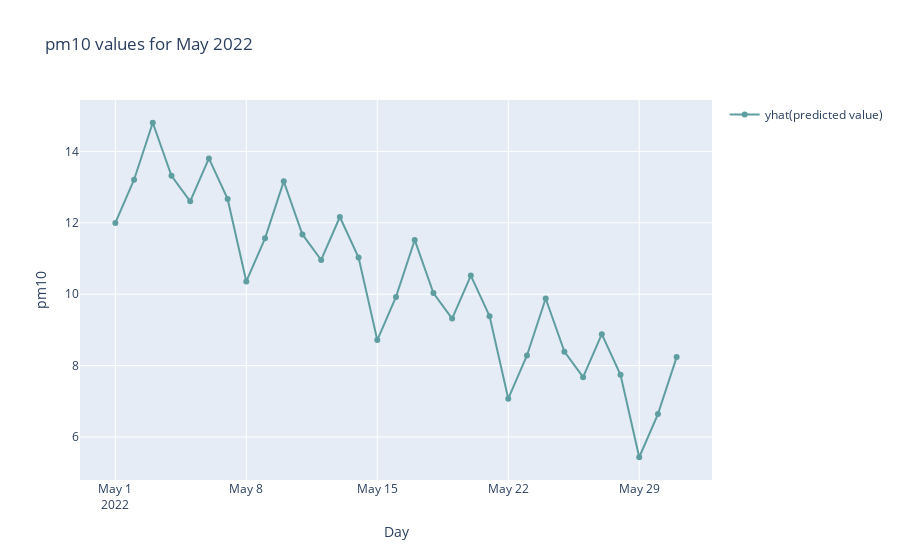

The notebook cell saved with this chart:
### Code cell
# predicted value
fig.add_trace(go.Scatter(
    x=group_by_df['day'],
    y=cmp_df['yhat'],
    name='yhat(predicted value)',
    mode='lines+markers',
    line=dict(
        color='rgb(95,158,160)'),
    marker=dict(
        color='rgb(95,158,160)')
))

fig.update_layout(title='pm10 values for May 2022', yaxis_title=sensor_name, xaxis_title='Day',
                  showlegend=True)
fig.show()

### Figure 1 — Plotly figure (JSON) as saved in the notebook; plotly's stock layout.template omitted (floating-point values rounded to 4 significant figures)
{"data": [{"line": {"color": "rgb(95,158,160)"}, "marker": {"color": "rgb(95,158,160)"}, "mode": "lines+markers", "name": "yhat(predicted value)", "type": "scatter", "x": ["2022-05-01T00:00:00", "2022-05-02T00:00:00", "2022-05-03T00:00:00", "2022-05-04T00:00:00", "2022-05-05T00:00:00", "2022-05-06T00:00:00", "2022-05-07T00:00:00", "2022-05-08T00:00:00", "2022-05-09T00:00:00", "2022-05-10T00:00:00", "2022-05-11T00:00:00", "2022-05-12T00:00:00", "2022-05-13T00:00:00", "2022-05-14T00:00:00", "2022-05-15T00:00:00", "2022-05-16T00:00:00", "2022-05-17T00:00:00", "2022-05-18T00:00:00", "2022-05-19T00:00:00", "2022-05-20T00:00:00", "2022-05-21T00:00:00", "2022-05-22T00:00:00", "2022-05-23T00:00:00", "2022-05-24T00:00:00", "2022-05-25T00:00:00", "2022-05-26T00:00:00", "2022-05-27T00:00:00", "2022-05-28T00:00:00", "2022-05-29T00:00:00", "2022-05-30T00:00:00", "2022-05-31T00:00:00"], "y": [12.0, 13.21, 14.8, 13.31, 12.6, 13.8, 12.67, 10.36, 11.57, 13.16, 11.67, 10.96, 12.16, 11.03, 8.716, 9.925, 11.52, 10.03, 9.318, 10.52, 9.386, 7.075, 8.284, 9.879, 8.392, 7.677, 8.881, 7.745, 5.434, 6.643, 8.238]}], "layout": {"showlegend": true, "title": {"text": "pm10 values for May 2022"}, "xaxis": {"title": {"text": "Day"}}, "yaxis": {"title": {"text": "pm10"}}}}
